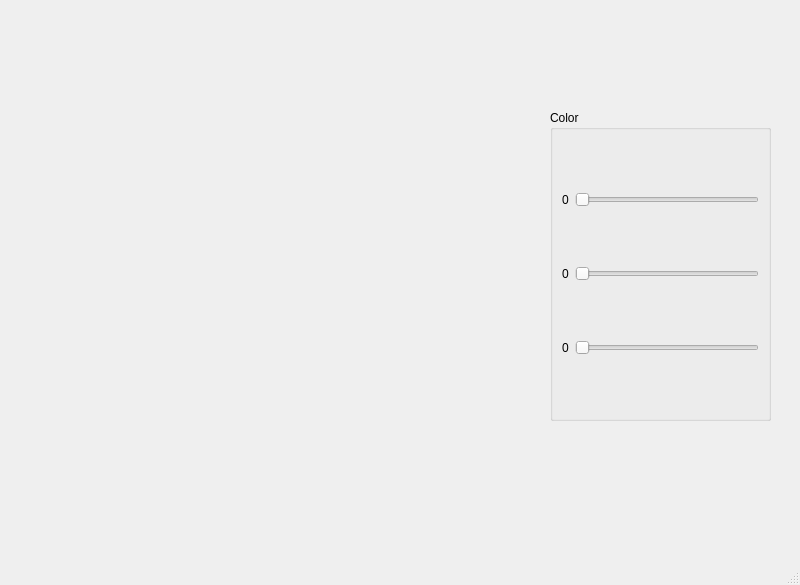
<?xml version="1.0" encoding="UTF-8"?>
<ui version="4.0">
 <class>MainWindow</class>
 <widget class="QMainWindow" name="MainWindow">
  <property name="geometry">
   <rect>
    <x>0</x>
    <y>0</y>
    <width>800</width>
    <height>585</height>
   </rect>
  </property>
  <property name="windowTitle">
   <string>MainWindow</string>
  </property>
  <widget class="QWidget" name="centralwidget">
   <widget class="QWidget" name="verticalLayoutWidget">
    <property name="geometry">
     <rect>
      <x>30</x>
      <y>60</y>
      <width>481</width>
      <height>451</height>
     </rect>
    </property>
    <layout class="QVBoxLayout" name="verticalLayout"/>
   </widget>
   <widget class="QGroupBox" name="groupBox">
    <property name="geometry">
     <rect>
      <x>550</x>
      <y>110</y>
      <width>221</width>
      <height>311</height>
     </rect>
    </property>
    <property name="title">
     <string>Color</string>
    </property>
    <layout class="QGridLayout" name="gridLayout">
     <item row="0" column="0">
      <widget class="QLabel" name="RLabel">
       <property name="text">
        <string>0</string>
       </property>
      </widget>
     </item>
     <item row="0" column="1">
      <widget class="QSlider" name="RSlider">
       <property name="maximum">
        <number>100</number>
       </property>
       <property name="orientation">
        <enum>Qt::Horizontal</enum>
       </property>
      </widget>
     </item>
     <item row="1" column="0">
      <widget class="QLabel" name="GLabel">
       <property name="text">
        <string>0</string>
       </property>
      </widget>
     </item>
     <item row="1" column="1">
      <widget class="QSlider" name="GSlider">
       <property name="maximum">
        <number>100</number>
       </property>
       <property name="orientation">
        <enum>Qt::Horizontal</enum>
       </property>
      </widget>
     </item>
     <item row="2" column="0">
      <widget class="QLabel" name="BLabel">
       <property name="text">
        <string>0</string>
       </property>
      </widget>
     </item>
     <item row="2" column="1">
      <widget class="QSlider" name="BSlider">
       <property name="maximum">
        <number>100</number>
       </property>
       <property name="orientation">
        <enum>Qt::Horizontal</enum>
       </property>
      </widget>
     </item>
    </layout>
   </widget>
  </widget>
  <widget class="QMenuBar" name="menubar">
   <property name="geometry">
    <rect>
     <x>0</x>
     <y>0</y>
     <width>800</width>
     <height>26</height>
    </rect>
   </property>
  </widget>
  <widget class="QStatusBar" name="statusbar"/>
 </widget>
 <resources/>
 <connections/>
</ui>
